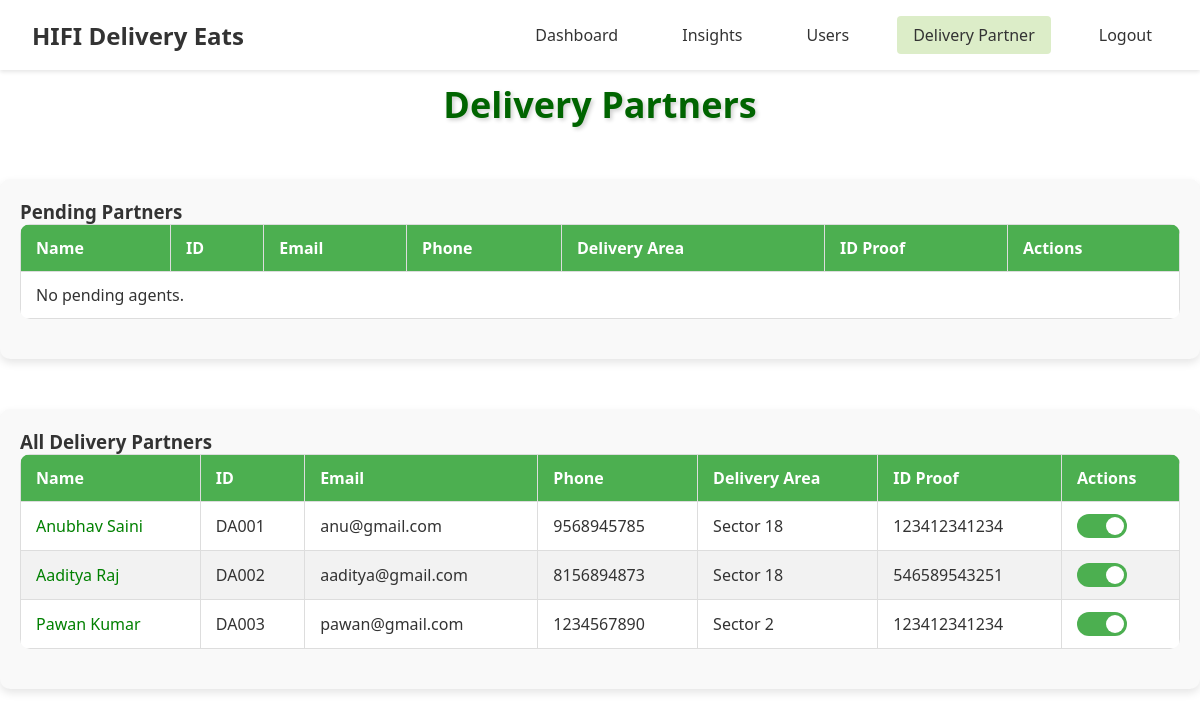
The app's page /admin/delivery_partner (signed in), older data.
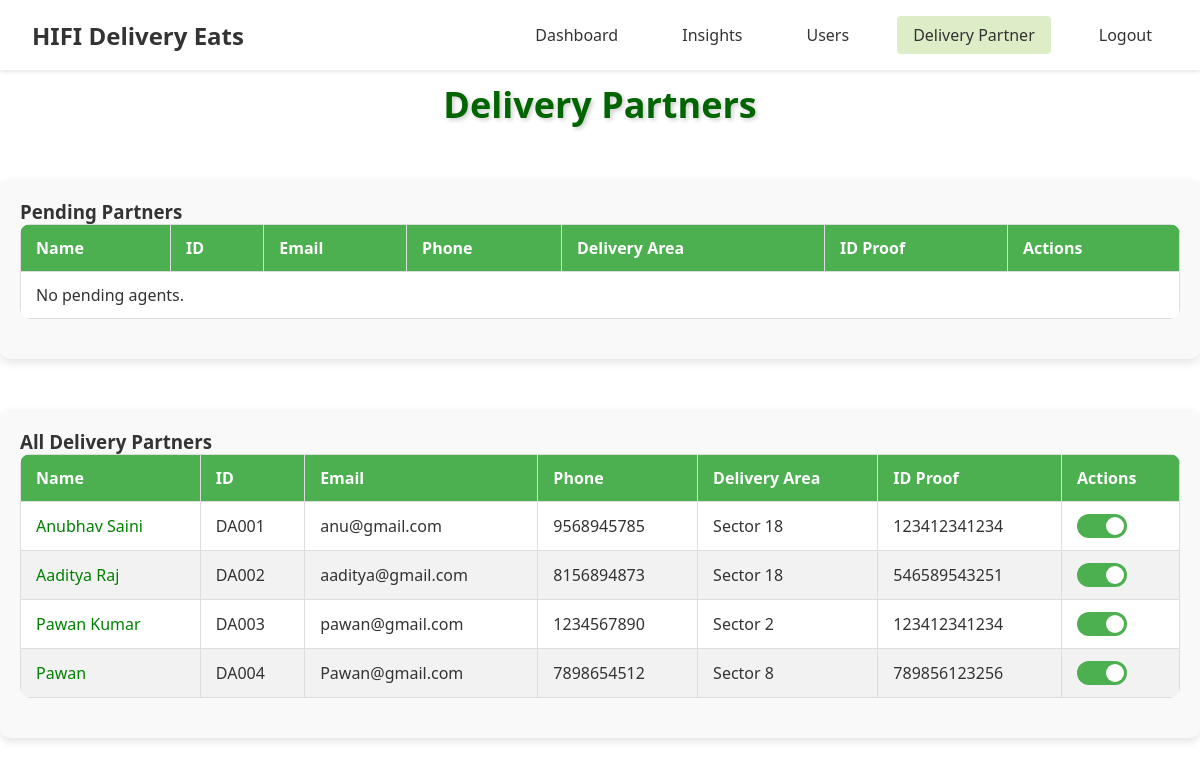
The same page, newer data.
### models.py (models this page shows, shortened)
class BaseModel(db.Model):
    __abstract__ = True
    PREFIX = None  # each child model must set this

class DeliveryAgent(UserMixin, BaseModel):
    __tablename__ = 'delivery_agent'
    PREFIX = 'DA'
    delivery_agent_id = db.Column(db.String(10), primary_key=True)
    username = db.Column(db.String(100))
    email = db.Column(db.String(100), unique=True)
    phone = db.Column(db.Integer, unique=True, nullable=False)
    password = db.Column(db.String(100), nullable=False)
    image = db.Column(db.String(255), nullable=True, server_default='')
    bio = db.Column(db.Text, nullable=True, server_default='')
    delivery_area = db.Column(db.String(100), nullable=False)
    available_slots = db.Column(db.Boolean, nullable=False, default=True)
    id_proof = db.Column(db.String(12), nullable=False, server_default='')
    is_approved = db.Column(db.Boolean, nullable=False, server_default='0')
    is_active = db.Column(db.Boolean, nullable=False, server_default='1')
    earnings = db.relationship("Earnings", back_populates="delivery_agent")
    delivery_feedbacks = db.relationship("DeliveryFeedback", back_populates="delivery_agent")
    deliveries = db.relationship("Order", back_populates="delivery_agent", foreign_keys="Order.delivery_agent_id")

### routes/admin_routes.py (the view)
    @app.route('/admin/delivery_partner')
    @login_required
    def delivery_partner():
        pending_agents = DeliveryAgent.query.filter_by(is_approved=False).all()
        accepted_agents = DeliveryAgent.query.filter_by(is_approved=True).all()
        return render_template(
            'admin/delivery_partner.html',
            pending_agents=pending_agents,
            accepted_agents=accepted_agents
        )

### templates/admin/delivery_partner.html (shortened to what this page needs)
{% extends 'admin/index.html' %}
{% block css %}
  <link
    rel="stylesheet"
    href="{{ url_for('static', filename='css/admin/delivery_partner.css') }}"
  />
{% endblock css %}
{% block content %}
<h2>Delivery Partners</h2>
<div class="table-container">
  <h3>Pending Partners</h3>
  <table>
    <thead>
      <tr>
        <th>Name</th>
        <th>ID</th>
        <th>Email</th>
        <th>Phone</th>
        <th>Delivery Area</th>
        <th>ID Proof</th>
        <th>Actions</th>
      </tr>
    </thead>
    <tbody id="userList">
      {% for agent in pending_agents %}
      <tr id="user-{{ agent.delivery_agent_id }}">
        <td>{{ agent.username }}</td>
        <td>{{ agent.delivery_agent_id }}</td>
        <td>{{ agent.email }}</td>
        <td>{{ agent.phone }}</td>
        <td>{{ agent.delivery_area }}</td>
        <td>{{ agent.id_proof }}</td>
        <td>
          <button class="accept" onclick="handleAccept('{{ agent.delivery_agent_id }}')">
            Accept
          </button>
          <button class="reject" onclick="handleReject('{{ agent.delivery_agent_id }}')">
            Reject
          </button>
        </td>
      </tr>
      {% else %}
      <tr>
        <td colspan="7">No pending agents.</td>
      </tr>
      {% endfor %}
    </tbody>
  </table>
</div>
<div class="table-container">
  <h3>All Delivery Partners</h3>
  <table>
    <thead>
      <tr>
        <th>Name</th>
        <th>ID</th>
        <th>Email</th>
        <th>Phone</th>
        <th>Delivery Area</th>
        <th>ID Proof</th>
        <th>Actions</th>
      </tr>
    </thead>
    <tbody id="acceptedAgentsList">
      {% for agent in accepted_agents %}
      <tr id="user-{{ agent.delivery_agent_id }}">
        <td style="color: {% if not agent.is_active %}red{% else %}green{% endif %};">
          {{ agent.username }}
        </td>
        <td>{{ agent.delivery_agent_id }}</td>
        <td>{{ agent.email }}</td>
        <td>{{ agent.phone }}</td>
        <td>{{ agent.delivery_area }}</td>
        <td>{{ agent.id_proof }}</td>
        <td>
          <label class="switch">
            <span class="slider"></span>
          </label>
        </td>
      </tr>
      {% else %}
      <tr>
        <td colspan="7">No accepted agents.</td>
      </tr>
      {% endfor %}
    </tbody>
  </table>
</div>
{% endblock content %}

### templates/admin/index.html (shortened to what this page needs)
<!DOCTYPE html>
<html lang="en">
<head>
  <link rel="stylesheet" href="{{ url_for('static', filename='css/admin/admin.css') }}">
  {% block css %}
  {% endblock css %}
</head>
<body>
  <header class="header">
    <div class="logo">HIFI Delivery Eats</div>
    <nav class="nav-menu">
      <a href="{{ url_for('admin') }}" class="{% if request.endpoint == 'admin' %}active{% endif %}">Dashboard</a>
      <a href="{{url_for('insights') }}" class="{% if request.endpoint == 'orders' %}active{% endif %}">Insights</a>
      <a href="#" class="{% if request.endpoint == 'users' %}active{% endif %}">Users</a>
      <a href="{{ url_for('delivery_partner') }}" class="{% if request.endpoint == 'delivery_partner' %}active{% endif %}">Delivery Partner</a>
      <a href="{{ url_for('employee_logout') }}">Logout</a>
    </nav>
  </header>
  <main>
    <section class="dashboard-content">
      {% block content %}{% endblock content %}
    </section>
  </main>
</body>
</html>

### static/css/admin/admin.css (style rules this page uses)
* { margin: 0; padding: 0; box-sizing: border-box; font-family: 'Segoe UI', Tahoma, Geneva, Verdana, sans-serif; }
:root { --primary-green: #50b341; --light-green: #DCEDC8; --white: #ffffff; --text-dark: #333333; }
body { background-color: var(--white); color: var(--text-dark); }
.header { position: fixed; top: 0; left: 0; width: 100%; z-index: 1000; display: flex; justify-content: space-between; align-items: center; padding: 1rem 2rem; background-color: var(--white); box-shadow: 0 2px 4px rgba(0,0,0,0.1); }
.logo { font-size: 1.5rem; font-weight: bold; color: var(--text-dark); }
.nav-menu { display: flex; gap: 2rem; }
.nav-menu a { text-decoration: none; color: var(--text-dark); padding: 0.5rem 1rem; border-radius: 4px; transition: background-color 0.3s; }
.nav-menu a:hover, .nav-menu a.active { background-color: var(--light-green); }
.container, main { margin-top: 80px; }

### static/css/admin/delivery_partner.css (style rules this page uses)
h2 { color: darkgreen; text-align: center; margin-bottom: 10px; font-size: 36px; font-weight: bold; text-shadow: 2px 2px 4px rgba(0, 0, 0, 0.2); transition: text-shadow 0.3s ease-in-out; margin-top: 1rem; }
.table-container { margin: 50px auto; padding: 20px; border-radius: 10px; box-shadow: 0 4px 8px rgba(0, 0, 0, 0.1); background-color: #f9f9f9; width: 100%; max-width: 1200px; }
table { width: 100%; border-collapse: collapse; margin-bottom: 20px; background-color: #fff; border-radius: 10px; overflow: hidden; }
th, td { border: 1px solid #ddd; padding: 12px 15px; text-align: left; }
th { background-color: #4CAF50; color: white; }
tbody tr:nth-child(even) { background-color: #f2f2f2; }
.switch { position: relative; display: inline-block; width: 50px; height: 24px; }
.slider { position: absolute; cursor: pointer; top: 0; left: 0; right: 0; bottom: 0; background-color: #ccc; transition: .4s; border-radius: 24px; }
.slider:before { position: absolute; content: ""; height: 18px; width: 18px; left: 3px; bottom: 3px; background-color: white; transition: .4s; border-radius: 50%; }
input:checked + .slider { background-color: #4caf50; }
input:checked + .slider:before { transform: translateX(26px); }

Row changes from the older to the newer data that the page shows:
added DeliveryAgent: username "Pawan", delivery_agent_id "DA004", email "Pawan@gmail.com", phone "7898654512", delivery_area "Sector 8", id_proof "789856123256"
